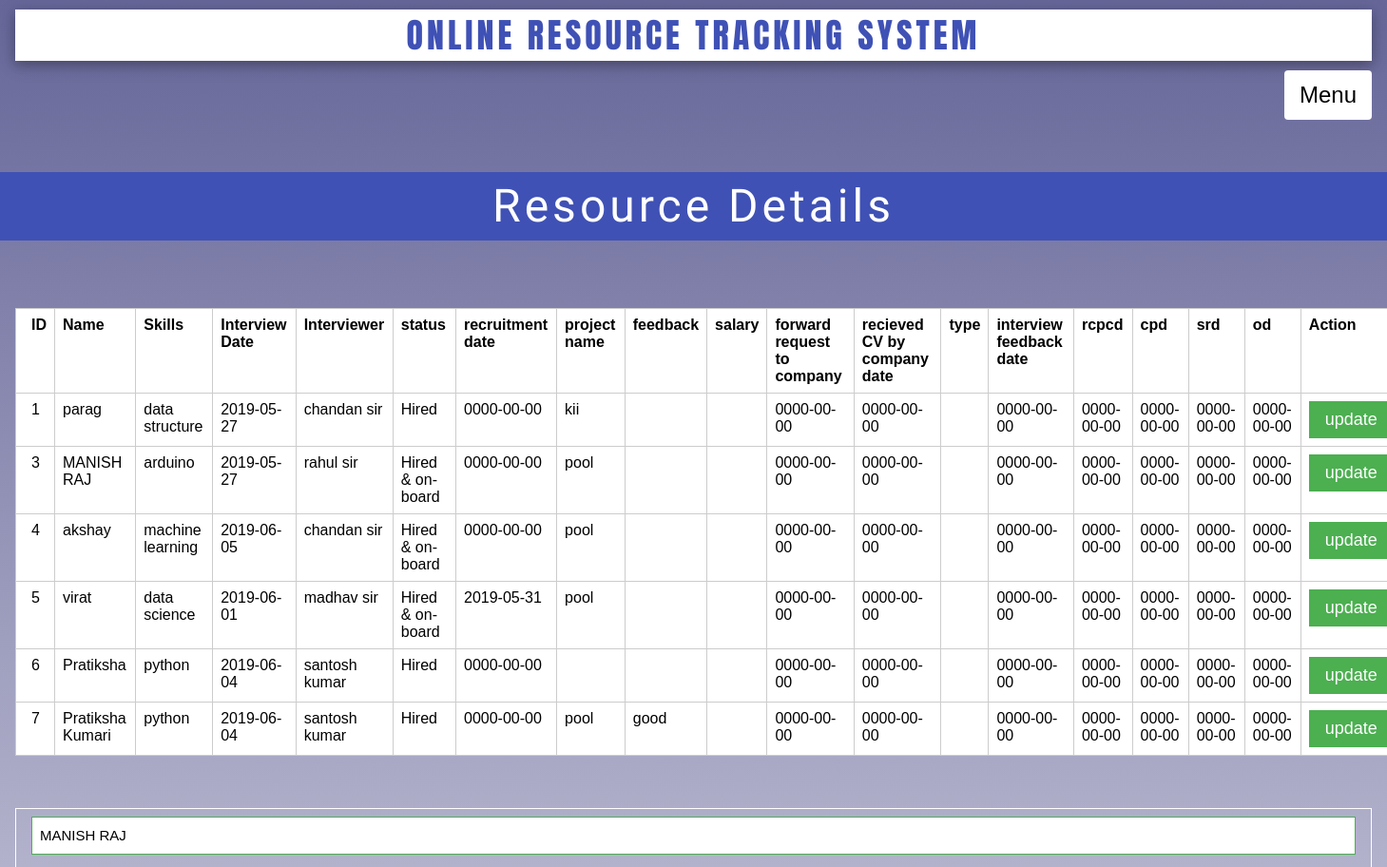
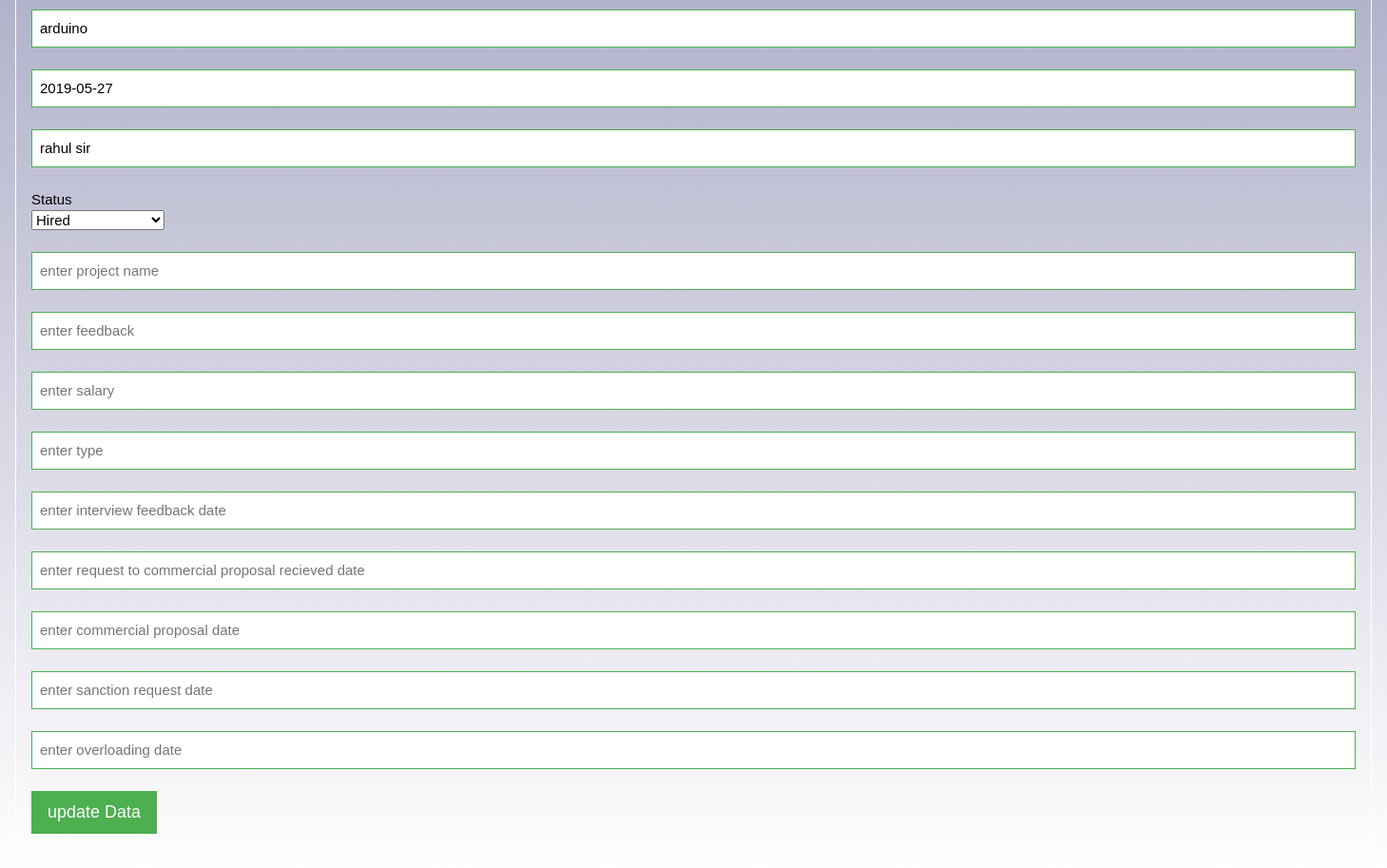
The app's page /res_track.php?edit=3 (signed in) with its own data (2 pictures, top to bottom).
### tables this page shows
CREATE TABLE `records` (
  `id` int(100) NOT NULL,
  `name` varchar(100) NOT NULL,
  `status` varchar(100) NOT NULL,
  `rctdate` date NOT NULL,
  `pname` varchar(100) NOT NULL,
  `skills` varchar(100) NOT NULL,
  `intdate` date NOT NULL,
  `interviewer` varchar(100) NOT NULL,
  `feedback` varchar(100) NOT NULL,
  `salary` varchar(100) NOT NULL,
  `frcd` date NOT NULL,
  `rccd` date NOT NULL,
  `type` varchar(100) NOT NULL,
  `ifd` date NOT NULL,
  `rcpcd` date NOT NULL,
  `cpd` date NOT NULL,
  `srd` date NOT NULL,
  `od` date NOT NULL
);

### res_track.php (the view, shortened to what this page needs)
<?php
	require("links.php");
?>
<html>
<head>
</head>
<body class="bck">
	<div class="w3-container">
			<center><h1 class="w3-card-4 w3-wide w3-white w3-text-indigo font2">ONLINE RESOURCE TRACKING SYSTEM</h1></center>
			<a href="index.php" class="w3-btn w3-round w3-white w3-xlarge w3-right">Menu</a>
		</div>
			<center><h2 class="w3-indigo w3-xxxlarge font1 w3-wide">Resource Details</h2></center><br><br>
<?php
include ("resource1.php");
?>
<table class='w3-table tt w3-margin w3-border w3-white' border='1'><tr>
<th>ID</th>
<th>Name</th>
<th>Skills</th>
<th>Interview Date</th>
<th>Interviewer</th>
<th>status</th>
<th>recruitment date</th>
<th>project name</th>
<th>feedback</th>
<th>salary</th>
<th>forward request to company</th>
<th>recieved CV by company date</th>
<th>type</th>
<th>interview feedback date</th>
<th>rcpcd</th>
<th>cpd</th>
<th>srd</th>
<th>od</th>
<th>Action</th>
</tr>
<?php
$select="select * from records";
$run=mysqli_query($mysqli,$select);
while($row=mysqli_fetch_array($run))
{
$user_id=$row['id'];
$user_name=$row['name'];
$user_skills=$row['skills'];
$user_intdate=$row['intdate'];
$user_interviewer=$row['interviewer'];
$user_status=$row['status'];
$user_rctdate=$row['rctdate'];
$user_pname=$row['pname'];
$user_feedback=$row['feedback'];
$user_salary=$row['salary'];
$user_frcd=$row['frcd'];
$user_rccd=$row['rccd'];
$user_type=$row['type'];
$user_ifd=$row['ifd'];
$user_rcpcd=$row['rcpcd'];
$user_cpd=$row['cpd'];
$user_srd=$row['srd'];
$user_od=$row['od'];
if(($user_status=='Hired & on-board')&&($user_pname='pool'))
{
	$sql="INSERT INTO `resource_pool`(`res_no`, `name`, `skills`, `status`) VALUES ('$user_id','$user_name','$user_skills','Availaible')";
	$result=mysqli_query($mysqli,$sql);
}
?>
	<tr><td><?php echo $user_id ?></td>
	<td><?php echo $user_name ?></td>
	<td><?php echo $user_skills ?></td>
	<td><?php echo $user_intdate ?></td>
	<td><?php echo $user_interviewer ?></td>
	<td><?php echo $user_status?></td>
	<td><?php echo $user_rctdate ?></td>
	<td><?php echo $user_pname?></td>
	<td><?php echo $user_feedback ?></td>
	<td><?php echo $user_salary ?></td>
	<td><?php echo $user_frcd ?></td>
	<td><?php echo $user_rccd ?></td>
	<td><?php echo $user_type ?></td>
	<td><?php echo $user_ifd?></td>
	<td><?php echo $user_rcpcd ?></td>
	<td><?php echo $user_cpd?></td>
	<td><?php echo $user_srd ?></td>
	<td><?php echo $user_od ?></td>
	<td><a class='w3-btn w3-border w3-large w3-border-green w3-green' href='res_track.php?edit=<?php echo $user_id; ?>'>update</a></td>
	</tr>
<?php } ?>
</table>
<?php
	if(isset($_GET['edit'])){
	include("edit.php");
	}
	?>
<br>
</body>
</head>

### edit.php (shortened to what this page needs)
<?php
	if(isset($_GET['edit'])){
	$edit_id=$_GET['edit'];
$select="select * from records where id='$edit_id'";
$run=mysqli_query($mysqli,$select);
$row=mysqli_fetch_array($run);
$user_name=$row['name'];
$user_skills=$row['skills'];
$user_intdate=$row['intdate'];
$user_interviewer=$row['interviewer'];
?>
<br>
<form  class="w3-padding w3-margin w3-border w3-border-white" method="post" action="">
			<input type="text" name="u_name" class="w3-input w3-border w3-border-green" value="<?php echo $user_name;?>"/></br>
			<input type="text" name="u_skills" class="w3-input w3-border w3-border-green" value="<?php echo $user_skills;?>"/></br>
			<input type="text" name="u_intdate" class="w3-input w3-border w3-border-green" value="<?php echo $user_intdate;?>"/></br>
			<input type="text" name="u_interviewer" class="w3-input w3-border w3-border-green" value="<?php echo $user_interviewer;?>"/></br>
			Status<br/>
			<select name='u_status'>
				<option value='Hired'>Hired</option>
			</select>
			<br/><br/>
			<input type="text" name="u_pname" class="w3-input w3-border w3-border-green" placeholder="enter project name"/></br>
			<input type="text" name="u_feedback" class="w3-input w3-border w3-border-green" placeholder="enter feedback"/></br>
			<input type="text" name="u_salary" class="w3-input w3-border w3-border-green" placeholder="enter salary"/></br>
			<input type="text" name="u_type" class="w3-input w3-border w3-border-green" placeholder="enter type"/></br>
			<input type="text" name="u_ifd" class="w3-input w3-border w3-border-green" placeholder="enter interview feedback date"/></br>
			<input type="text" name="u_rcpcd" class="w3-input w3-border w3-border-green" placeholder="enter request to commercial proposal recieved date"/></br>
			<input type="text" name="u_cpd" class="w3-input w3-border w3-border-green" placeholder="enter commercial proposal date"/></br>
			<input type="text" name="u_srd" class="w3-input w3-border w3-border-green" placeholder="enter sanction request date"/></br>
			<input type="text" name="u_od" class="w3-input w3-border w3-border-green" placeholder="enter overloading date"/></br>
			<input type="submit" name="update" value="update Data" class="w3-btn w3-border w3-large w3-border-green w3-green"/>
		</form>
<?php
	}
?>

### w3.css (style rules this page uses)
html { box-sizing:border-box }
*,*:before,*:after { box-sizing:inherit }
html { -ms-text-size-adjust:100%;-webkit-text-size-adjust:100% }
body { margin:0 }
a { background-color:transparent;-webkit-text-decoration-skip:objects }
button,input,select,textarea { font:inherit;margin:0 }
button,input { overflow:visible }
button,select { text-transform:none }
button,html [type=button],[type=reset],[type=submit] { -webkit-appearance:button }
html,body { font-family:Verdana,sans-serif;font-size:15px;line-height:1.5 }
html { overflow-x:hidden }
h1 { font-size:36px }
h2 { font-size:30px }
h1,h2,h3,h4,h5,h6 { font-family:"Segoe UI",Arial,sans-serif;font-weight:400;margin:10px 0 }
.w3-wide { letter-spacing:4px }
a { color:inherit }
.w3-table,.w3-table-all { border-collapse:collapse;border-spacing:0;width:100%;display:table }
.w3-table td,.w3-table th,.w3-table-all td,.w3-table-all th { padding:8px 8px;display:table-cell;text-align:left;vertical-align:top }
.w3-table th:first-child,.w3-table td:first-child,.w3-table-all th:first-child,.w3-table-all td:first-child { padding-left:16px }
.w3-btn,.w3-button { border:none;display:inline-block;padding:8px 16px;vertical-align:middle;overflow:hidden;text-decoration:none;color:inherit;background-color:inherit;text-align:center;cursor:pointer;white-space:nowrap }
.w3-btn,.w3-button { -webkit-touch-callout:none;-webkit-user-select:none;-khtml-user-select:none;-moz-user-select:none;-ms-user-select:none;user-select:none }
.w3-input { padding:8px;display:block;border:none;border-bottom:1px solid #ccc;width:100% }
.w3-container:after,.w3-container:before,.w3-panel:after,.w3-panel:before,.w3-row:after,.w3-row:before,.w3-row-padding:after,.w3-row-padding:before, .w3-cell-row:before,.w3-cell-row:after,.w3-clear:after,.w3-clear:before,.w3-bar:before,.w3-bar:after { content:"";display:table;clear:both }
.w3-round,.w3-round-medium { border-radius:4px }
.w3-container,.w3-panel { padding:0.01em 16px }
.w3-card-4,.w3-hover-shadow:hover { box-shadow:0 4px 10px 0 rgba(0,0,0,0.2),0 4px 20px 0 rgba(0,0,0,0.19) }
.w3-large { font-size:18px!important }
.w3-xlarge { font-size:24px!important }
.w3-xxxlarge { font-size:48px!important }
.w3-border { border:1px solid #ccc!important }
.w3-margin { margin:16px!important }
.w3-padding { padding:8px 16px!important }
.w3-right { float:right!important }
.w3-green,.w3-hover-green:hover { color:#fff!important;background-color:#4CAF50!important }
.w3-indigo,.w3-hover-indigo:hover { color:#fff!important;background-color:#3f51b5!important }
.w3-white,.w3-hover-white:hover { color:#000!important;background-color:#fff!important }
.w3-text-indigo,.w3-hover-text-indigo:hover { color:#3f51b5!important }
.w3-border-green,.w3-hover-border-green:hover { border-color:#4CAF50!important }
.w3-border-white,.w3-hover-border-white:hover { border-color:#fff!important }

### res_track.php (style rules this page uses)
.bck { background: linear-gradient(to bottom, #666699 0%, #ffffff 100%); }
.font1 { font-family: 'Cute Font', cursive; }
.font2 { font-family: 'Anton', sans-serif; }
.tt { margin-right:30px; }

### records on screen
records: id "1", name "parag", skills "data structure", intdate "2019-05-27", interviewer "chandan sir", status "Hired", rctdate "0000-00-00", pname "kii", frcd "0000-00-00", rccd "0000-00-00", ifd "0000-00-00", rcpcd "0000-00-00", cpd "0000-00-00", srd "0000-00-00", od "0000-00-00"
records: id "3", name "MANISH RAJ", skills "arduino", intdate "2019-05-27", interviewer "rahul sir", status "Hired & on-board", rctdate "0000-00-00", user_pname "pool", frcd "0000-00-00", rccd "0000-00-00", ifd "0000-00-00", rcpcd "0000-00-00", cpd "0000-00-00", srd "0000-00-00", od "0000-00-00", u_name "MANISH RAJ", u_skills "arduino", u_intdate "2019-05-27", u_interviewer "rahul sir"
records: id "4", name "akshay", skills "machine learning", intdate "2019-06-05", interviewer "chandan sir", status "Hired & on-board", rctdate "0000-00-00", user_pname "pool", frcd "0000-00-00", rccd "0000-00-00", ifd "0000-00-00", rcpcd "0000-00-00", cpd "0000-00-00", srd "0000-00-00", od "0000-00-00"
records: id "5", name "virat", skills "data science", intdate "2019-06-01", interviewer "madhav sir", status "Hired & on-board", rctdate "2019-05-31", user_pname "pool", frcd "0000-00-00", rccd "0000-00-00", ifd "0000-00-00", rcpcd "0000-00-00", cpd "0000-00-00", srd "0000-00-00", od "0000-00-00"
records: id "6", name "Pratiksha", skills "python", intdate "2019-06-04", interviewer "santosh kumar", status "Hired", rctdate "0000-00-00", frcd "0000-00-00", rccd "0000-00-00", ifd "0000-00-00", rcpcd "0000-00-00", cpd "0000-00-00", srd "0000-00-00", od "0000-00-00"
records: id "7", name "Pratiksha Kumari", skills "python", intdate "2019-06-04", interviewer "santosh kumar", status "Hired", rctdate "0000-00-00", pname "pool", feedback "good", frcd "0000-00-00", rccd "0000-00-00", ifd "0000-00-00", rcpcd "0000-00-00", cpd "0000-00-00", srd "0000-00-00", od "0000-00-00"
